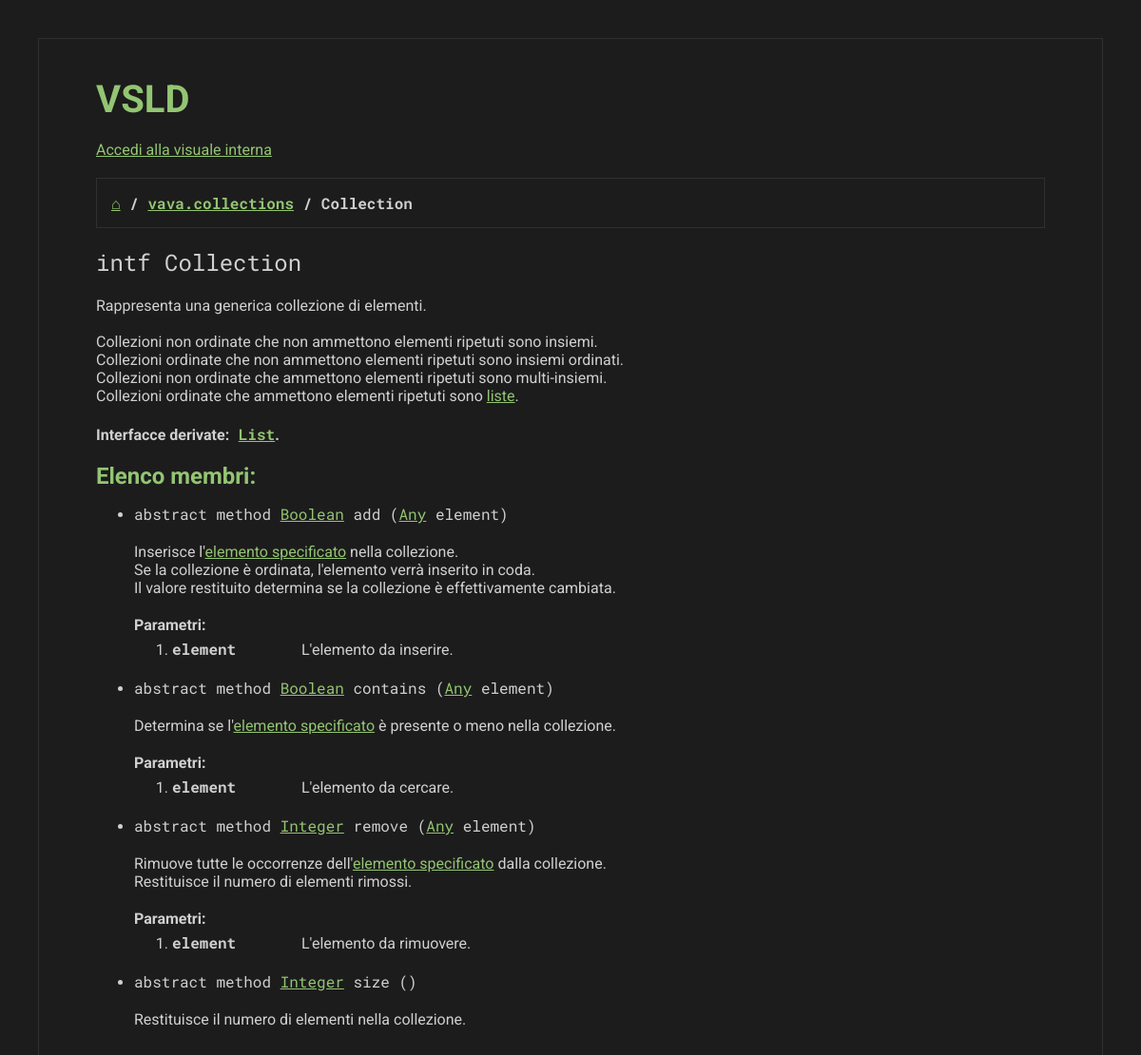
The app's page /Gruppo2549_Elaborato/vsld/index.php?space=vava.collections&type=Collection with its own data.
### tables this page shows
CREATE TABLE Riferimenti (
    Blocco INT,
    CONSTRAINT FOREIGN KEY (Blocco) REFERENCES Blocchi(Codice) ON DELETE CASCADE,
    Inizio INT,
    Lunghezza INT,
    PRIMARY KEY (Blocco, Inizio),
    Spazio VARCHAR(60),
    CONSTRAINT FOREIGN KEY (Spazio) REFERENCES Spazi(Nome) ON DELETE CASCADE,
    Tipo VARCHAR(60),
    CONSTRAINT FOREIGN KEY (Spazio, Tipo) REFERENCES Tipi(Spazio, Nome) ON DELETE CASCADE,
    Membro VARCHAR(60),
    CONSTRAINT FOREIGN KEY (Spazio, Tipo, Membro) REFERENCES Membri(SpazioPadre, TipoPadre, Nome) ON DELETE CASCADE,
    Parametro VARCHAR(60),
    CONSTRAINT FOREIGN KEY (Spazio, Tipo, Membro, Parametro) REFERENCES Parametri(SpazioFunzione, TipoFunzione, MembroFunzione, Nome) ON DELETE CASCADE
);

CREATE TABLE Parametri (
    Nome VARCHAR(60),
    MembroFunzione VARCHAR(60),
    TipoFunzione VARCHAR(60),
    SpazioFunzione VARCHAR(60),
    CONSTRAINT FOREIGN KEY (SpazioFunzione, TipoFunzione, MembroFunzione) REFERENCES Membri(SpazioPadre, TipoPadre, Nome) ON DELETE CASCADE,
    PRIMARY KEY (SpazioFunzione, TipoFunzione, MembroFunzione, Nome),
    Indice INT NOT NULL,
    UNIQUE (SpazioFunzione, TipoFunzione, MembroFunzione, Indice),
    Tipo VARCHAR(60) NOT NULL,
    Spazio VARCHAR(60) NOT NULL,
    CONSTRAINT FOREIGN KEY (Spazio, Tipo) REFERENCES Tipi(Spazio, Nome) ON DELETE CASCADE
);

CREATE TABLE Blocchi (
    Codice INT AUTO_INCREMENT PRIMARY KEY,
    Testo VARCHAR(1000) NOT NULL DEFAULT '',
    Spazio VARCHAR(60),
    CONSTRAINT FOREIGN KEY (Spazio) REFERENCES Spazi(Nome) ON DELETE CASCADE,
    Tipo VARCHAR(60),
    CONSTRAINT FOREIGN KEY (Spazio, Tipo) REFERENCES Tipi(Spazio, Nome) ON DELETE CASCADE,
    Membro VARCHAR(60),
    CONSTRAINT FOREIGN KEY (Spazio, Tipo, Membro) REFERENCES Membri(SpazioPadre, TipoPadre, Nome) ON DELETE CASCADE,
    Parametro VARCHAR(60),
    CONSTRAINT FOREIGN KEY (Spazio, Tipo, Membro, Parametro) REFERENCES Parametri(SpazioFunzione, TipoFunzione, MembroFunzione, Nome) ON DELETE CASCADE,
    UNIQUE KEY (Spazio, Tipo, Membro, Parametro),
    UltimaModifica DATE NOT NULL DEFAULT (CURRENT_DATE)
);

### Gruppo2549_Elaborato/vsld/index.php (the view, shortened to what this page needs)
<?php
      function nullable_query($conn, &$error, $query, $notnull, $null) {
            $str = str_repeat('s', count($notnull));
            try {
                  foreach ($null as $name => $value) {
                        if ($value === NULL) {
                              $query .= ' AND ' . $name . ' IS NULL';
                        } else {
                              $query .= ' AND ' . $name . ' = ?';
                              $str .= 's';
                              $notnull[] = $value;
                        }
                  }
                  $stmt = $conn->prepare($query);
                  $stmt->bind_param($str, ...$notnull);
                  $stmt->execute();
                  return $stmt->get_result();
            } catch (Exception $e) {
                  $error = 'connection';
            }
      }
      function myhtml($str) {
            return str_replace("\n", '<br>', htmlentities($str));
      }
      function display($conn, &$error, $do_section, $limit, $space, $type = NULL, $member = NULL, $parameter = NULL) {
            try {
                  $result = nullable_query($conn, $error, 'SELECT Codice, Testo FROM Blocchi WHERE Spazio = ?',
                        [$space], ['Tipo' => $type, 'Membro' => $member, 'Parametro' => $parameter]);
                  if ($result->num_rows > 0) {
                        if ($do_section) {
                              echo '<section>';
                        }
                        $row = $result->fetch_assoc();
                        $id = $row['Codice'];
                        if ($limit === NULL) {
                              $text = str_replace("\r\n", "\n", $row['Testo']);
                        } else {
                              $text = str_replace("\r\n", " ", $row['Testo']);
                              if (mb_strlen($text) > $limit) {
                                    $text = mb_substr($text, 0, $limit - 3) . '...';
                              }
                        }
                        $stmt = $conn->prepare('SELECT Inizio, Lunghezza, Spazio, Tipo, Membro, Parametro FROM Riferimenti WHERE Blocco = ?');
                        $stmt->bind_param('s', $id);
                        $stmt->execute();
                        $result = $stmt->get_result();
                        $cursor = 0;
                        while ($row = $result->fetch_assoc()) {
                              echo myhtml(mb_substr($text, $cursor, $row['Inizio'] - $cursor));
                              $url = './index.php?space=' . urlencode($row['Spazio']) .
                                    ($row['Tipo'] === null ? '' : '&type=' . urlencode($row['Tipo'])) .
                                    ($row['Membro'] === null ? '' : '&member=' . urlencode($row['Membro'])) .
                                    ($row['Parametro'] === null ? '' : '&parameter=' . urlencode($row['Parametro']));
                              echo '<a href="' . $url . '">';
                              echo myhtml(mb_substr($text, $row['Inizio'], $row['Lunghezza']));
                              echo '</a>';
                              $cursor = $row['Inizio'] + $row['Lunghezza'];
                        }
                        echo myhtml(mb_substr($text, $cursor));
                        if ($do_section) {
                              echo '</section>';
                        }
                  }
            } catch (Exception $e) {
                  $error = 'connection';
            }
      }
?>
<!DOCTYPE html>
<html lang="it" dir="ltr">
      <head>
            <link rel="stylesheet" href="./style.css">
      </head>
      <body>
            <section>
                  <h1>VSLD</h1>
            </section>
            <section>
                  <a href="./internal.php">Accedi alla visuale interna</a>
            </section>
            <?php
                  $error = NULL;
                  try {
                        $conn = mysqli_connect('localhost', 'root', '', 'VSLD');
                  } catch (Exception $e) {
                        $error = 'connection';
                  }
                  if (isset($_GET['space'])) {
                        $space = $_GET['space'];
                        if (isset($_GET['type'])) {
                              $type = $_GET['type'];
                              $type_details = NULL;
                              try {
                                    $stmt = $conn->prepare('SELECT Categoria FROM Tipi WHERE Spazio = ? AND Nome = ? AND Pubblico = TRUE');
                                    $stmt->bind_param('ss', $space, $type);
                                    $stmt->execute();
                                    $result = $stmt->get_result();
                                    if ($result->num_rows == 1) {
                                          $type_details = $result->fetch_assoc();
                                    }
                              } catch (Exception $e) {
                                    $error = 'connection';
                              }
                              echo '<section><div><h3 class=code><a href="./index.php">&#8962;</a>&nbsp;/&nbsp;<a href="./index.php?space=' . urlencode($space) . '">' . htmlentities($space) . '</a>&nbsp;/&nbsp;' . htmlentities($type) . '</h3></div></section>';
                              if ($type_details !== NULL) {
                                    $display = array('Interfaccia' => 'intf', 'Enumerazione' => 'enum');
                                    echo '<section><span class=code style="font-size: 24px;"> ' .
                                          $display[$type_details['Categoria']] . ' ' . htmlentities($type) . '</span></section>';
                                    display($conn, $error, TRUE, NULL, $space, $type);
                                    if ($type_details['Categoria'] == 'Interfaccia') {
                                          try {
                                                $stmt = $conn->prepare('SELECT TipoFiglio, SpazioFiglio FROM Ereditarietà, Tipi WHERE SpazioPadre = ? AND TipoPadre = ? AND Spazio = SpazioFiglio AND Nome = TipoFiglio AND Pubblico = TRUE');
                                                $stmt->bind_param('ss', $space, $type);
                                                $stmt->execute();
                                                $result = $stmt->get_result();
                                                if ($result->num_rows > 0) {
                                                      echo '<section><h3>Interfacce derivate:<span class=code> ';
                                                      while ($row = $result->fetch_assoc()) {
                                                            echo '<a href="./index.php?space=' . urlencode($row['SpazioFiglio']) . '&type=' . urlencode($row['TipoFiglio']) . '">' . htmlentities($row['TipoFiglio']) . '</a>';
                                                      }
                                                      echo '</span>.</h3></section>';
                                                }
                                          } catch (Exception $e) {
                                                $error = 'connection';
                                          }
                                    }
                                    echo '<section><h2>Elenco membri:</h2><ul>';
                                    try {
                                          $stmt = $conn->prepare('SELECT Nome, Categoria, Tipo, Spazio FROM Membri WHERE SpazioPadre = ? AND TipoPadre = ? AND Pubblico = TRUE');
                                          $stmt->bind_param('ss', $space, $type);
                                          $stmt->execute();
                                          $result = $stmt->get_result();
                                          if ($result->num_rows > 0) {
                                                $display = array('Metodo' => 'method', 'MetodoAstratto' => 'abstract method', 'MetodoStatico' => 'static method', 'Costante' => 'const', 'Valore' => 'val');
                                                while ($row = $result->fetch_assoc()) {
                                                      $parameters = [];
                                                      $params = '';
                                                      if (in_array($row['Categoria'], ['Metodo', 'MetodoStatico', 'MetodoAstratto'])) {
                                                            $params = ' (';
                                                            $stmt = $conn->prepare('SELECT Nome, Spazio, Tipo FROM Parametri WHERE SpazioFunzione = ? AND TipoFunzione = ? AND MembroFunzione = ? ORDER BY Indice');
                                                            $stmt->bind_param('sss', $space, $type, $row['Nome']);
                                                            $stmt->execute();
                                                            $presult = $stmt->get_result();
                                                            while ($prow = $presult->fetch_assoc()) {
                                                                  $parameters[] = $prow['Nome'];
                                                                  $params .= '<a  href="./index.php?space=' . urlencode($prow['Spazio']) . '&type=' . urlencode($prow['Tipo']) . '">' . htmlentities($prow['Tipo']) . '</a> ' . htmlentities($prow['Nome']);
                                                            }
                                                            $params .= ')';
                                                      }
                                                      echo '<li><section><span class=code>' . $display[$row['Categoria']] . ' ';
                                                      if ($row['Categoria'] != 'Enumerazione') {
                                                            echo '<a href="./index.php?space=' . urlencode($row['Spazio']) . '&type=' . urlencode($row['Tipo']) . '">' . htmlentities($row['Tipo']) . '</a> ';
                                                      }
                                                      if (isset($_GET['member']) && $_GET['member'] == $row['Nome'] && !isset($_GET['parameter'])) {
                                                            echo '<span id=focus>' . htmlentities($row['Nome']) . '</span>' . $params . '</span></b>&emsp;';
                                                      } else {
                                                            echo htmlentities($row['Nome']) . $params . '</span></section></li>';
                                                      }
                                                      display($conn, $error, TRUE, NULL, $space, $type, $row['Nome']);
                                                      if (count($parameters) > 0) {
                                                            echo '<section><h3>Parametri:</h3><ol>';
                                                            foreach ($parameters as $parameter) {
                                                                  echo '<li><b><span class=code style="display: inline-block; min-width: 120px;">';
                                                                  if (isset($_GET['member']) && $_GET['member'] == $row['Nome'] && isset($_GET['parameter']) && $_GET['parameter'] == $parameter) {
                                                                        echo '<span id=focus>' . htmlentities($parameter) . '</span></span></b>&emsp;';
                                                                  } else {
                                                                        echo htmlentities($parameter) . '</span></b>&emsp;';
                                                                  }
                                                                  display($conn, $error, FALSE, NULL, $space, $type, $row['Nome'], $parameter);
                                                                  echo '</li>';
                                                            }
                                                            echo '</ol></section>';
                                                      }
                                                }
                                          } else {
                                                echo 'Questo tipo non ha membri.';
                                          }
                                    } catch (Exception $e) {
                                          $error = 'connection';
                                    }
                                    echo '</ul></section>';
                              } else {
                                    echo 'Elemento non trovato.';
                              }
                        }
                  }
            ?>
      </body>
</html>

### Gruppo2549_Elaborato/vsld/style.css (style rules this page uses)
* { box-sizing: border-box; padding: 0; margin: 0; color: inherit; font-family: inherit; font-weight: inherit; font-size: inherit; border: none; }
html { color: #D0D0D0; font-family: 'Roboto', sans-serif; font-weight: 400; font-size: 16px; background-color: #1C1C1C; padding: 40px; }
body { max-width: 1200px; margin: 0 auto; padding: 60px; overflow-y: scroll; }
body, div, table, hr { border: 1px solid #303030; }
div { padding: 15px; }
ul, ol { padding-left: 40px; padding-top: 5px; }
.code, .boxed { font-family: 'Roboto Mono'; }
section { margin-bottom: 20px; }
h1, h2, h3, th, b { font-weight: 700; }
h1 { color: #93C572; font-size: 40px; margin: -20px 0 10px 0; }
h2 { color: #93C572; font-size: 24px; margin-bottom: 10px; }
a { color: #93C572; }

### records on screen
riferimenti: str "Rappresenta una generica collezione di elementi. Collezioni non ordinate che non ammettono elementi ripetuti sono insiemi. Collezioni ordinate che non ammettono elementi ripetuti sono insiemi ordinati. Collezioni non ordinate che ammettono elementi ripetuti sono multi-insiemi. Collezioni ordinate che ammettono elementi ripetuti sono liste"
ereditarietà: TipoFiglio "List"
parametri: Tipo "Any", Nome "element"
riferimenti: str "Inserisce l' elemento specificato"
blocchi: parameter "element", Testo "L'elemento da inserire."
parametri: Tipo "Any", Nome "element"
riferimenti: str "Determina se l' elemento specificato"
blocchi: parameter "element", Testo "L'elemento da cercare."
parametri: Tipo "Any", Nome "element"
riferimenti: str "Rimuove tutte le occorrenze dell' elemento specificato"
blocchi: parameter "element", Testo "L'elemento da rimuovere."
blocchi: Testo "Restituisce il numero di elementi nella collezione."

### other values on screen
$space "vava.collections"
$type "Collection"
$display[$type_details['Categoria']] "intf"
str_replace("\n", '<br>', htmlentities($str)) "."
$display[$row['Categoria']] "abstract method"
$row['Tipo'] "Boolean"
$row['Nome'] "add"
$params "( )"
str_replace("\n", '<br>', htmlentities($str)) "nella collezione. Se la collezione è ordinata, l'elemento verrà inserito in coda. Il valore restituito determina se la collezione è effettivamente cambiata."
$row['Nome'] "contains"
str_replace("\n", '<br>', htmlentities($str)) "è presente o meno nella collezione."
$row['Tipo'] "Integer"
$row['Nome'] "remove"
str_replace("\n", '<br>', htmlentities($str)) "dalla collezione. Restituisce il numero di elementi rimossi."
$row['Nome'] "size"
